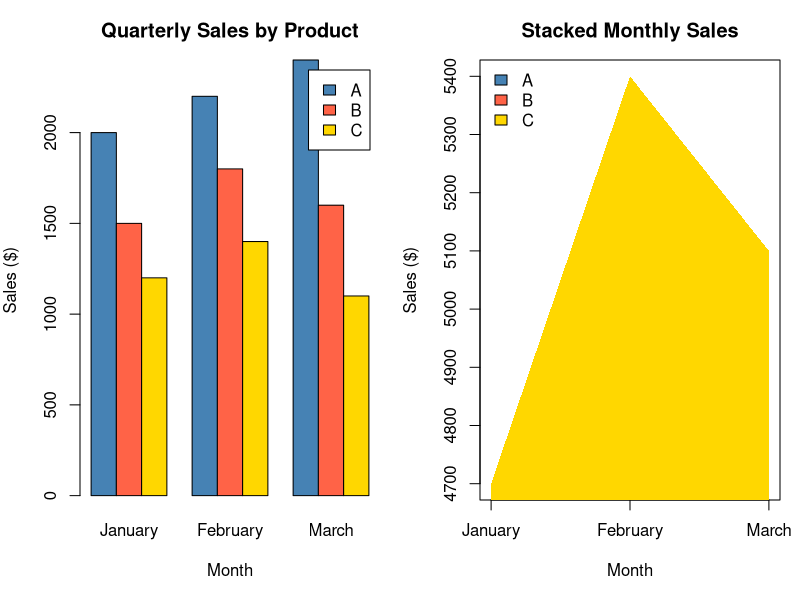

This figure's R source:
# Set 6: Product Sales Analysis
sales <- data.frame(product = c("A", "B", "C"), January = c(2000, 1500, 1200), February = c(2200, 1800, 1400), March = c(2400, 1600, 1100))
monthly <- as.matrix(sales[c("January", "February", "March")]); rownames(monthly) <- sales$product
old <- par(mfrow = c(1, 2), mar = c(5, 4, 3, 1))
barplot(monthly, beside = TRUE, xlab = "Month", ylab = "Sales ($)", main = "Quarterly Sales by Product", col = c("steelblue", "tomato", "gold"), legend.text = rownames(monthly))
plot(1:3, colSums(monthly), type = "n", xaxt = "n", xlab = "Month", ylab = "Sales ($)", main = "Stacked Monthly Sales")
axis(1, 1:3, colnames(monthly))
colors <- c("steelblue", "tomato", "gold"); lower <- rep(0, 3)
for (i in seq_len(nrow(monthly))) { upper <- lower + monthly[i, ]; polygon(c(1:3, 3:1), c(upper, rev(lower)), col = colors[i], border = NA); lower <- upper }
legend("topleft", rownames(monthly), fill = colors, bty = "n")
par(old)
print(sales)
